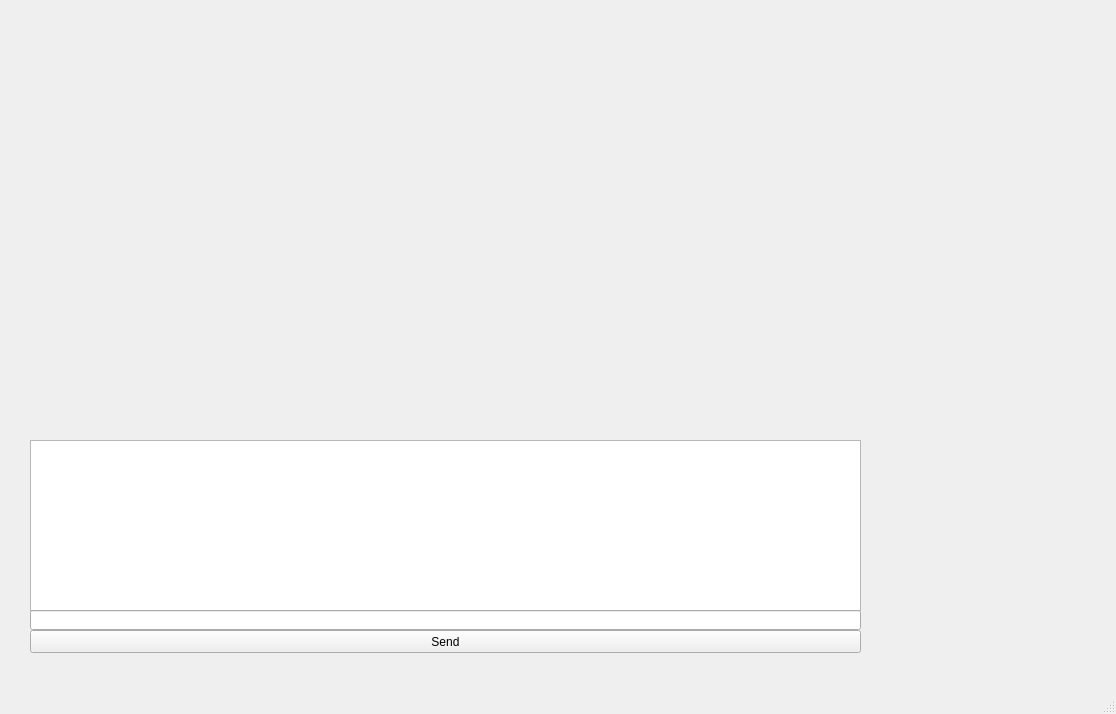
<?xml version="1.0" encoding="UTF-8"?>
<ui version="4.0">
 <class>Client</class>
 <widget class="QMainWindow" name="Client">
  <property name="geometry">
   <rect>
    <x>0</x>
    <y>0</y>
    <width>1116</width>
    <height>714</height>
   </rect>
  </property>
  <property name="windowTitle">
   <string>Client</string>
  </property>
  <widget class="QWidget" name="centralWidget">
   <widget class="QWidget" name="verticalLayoutWidget_3">
    <property name="geometry">
     <rect>
      <x>870</x>
      <y>190</y>
      <width>201</width>
      <height>211</height>
     </rect>
    </property>
    <layout class="QVBoxLayout" name="shipLayout"/>
   </widget>
   <widget class="QTextEdit" name="m_ptxtInfo">
    <property name="geometry">
     <rect>
      <x>30</x>
      <y>440</y>
      <width>831</width>
      <height>171</height>
     </rect>
    </property>
   </widget>
   <widget class="QLineEdit" name="m_ptxtInput">
    <property name="geometry">
     <rect>
      <x>30</x>
      <y>610</y>
      <width>831</width>
      <height>20</height>
     </rect>
    </property>
   </widget>
   <widget class="QPushButton" name="SendBtn">
    <property name="geometry">
     <rect>
      <x>30</x>
      <y>630</y>
      <width>831</width>
      <height>23</height>
     </rect>
    </property>
    <property name="autoFillBackground">
     <bool>true</bool>
    </property>
    <property name="text">
     <string>Send</string>
    </property>
   </widget>
   <widget class="QWidget" name="verticalLayoutWidget">
    <property name="geometry">
     <rect>
      <x>10</x>
      <y>10</y>
      <width>851</width>
      <height>341</height>
     </rect>
    </property>
    <layout class="QVBoxLayout" name="fieldLayout">
     <property name="spacing">
      <number>0</number>
     </property>
     <property name="sizeConstraint">
      <enum>QLayout::SetFixedSize</enum>
     </property>
    </layout>
   </widget>
   <widget class="QPushButton" name="placeShipBtn">
    <property name="geometry">
     <rect>
      <x>880</x>
      <y>20</y>
      <width>185</width>
      <height>52</height>
     </rect>
    </property>
    <property name="styleSheet">
     <string notr="true">QPushButton {
border: none;
    background-image: url(images/btn1.png);
}

QPushButton:Pressed {
border:none;
background-image: url(images/btn1hover.png);
}</string>
    </property>
    <property name="text">
     <string/>
    </property>
   </widget>
   <widget class="QPushButton" name="ClearBtn">
    <property name="geometry">
     <rect>
      <x>880</x>
      <y>80</y>
      <width>185</width>
      <height>40</height>
     </rect>
    </property>
    <property name="styleSheet">
     <string notr="true">QPushButton {
border: none;
    background-image: url(images/clearbtn.png);
}

QPushButton:Pressed{
border:none;
background-image: url(images/clearbtnhover.png);
}</string>
    </property>
    <property name="text">
     <string/>
    </property>
   </widget>
   <widget class="QPushButton" name="DoneBtn">
    <property name="geometry">
     <rect>
      <x>880</x>
      <y>130</y>
      <width>185</width>
      <height>40</height>
     </rect>
    </property>
    <property name="styleSheet">
     <string notr="true">QPushButton {
border: none;
    background-image: url(images/donebtn.png);
}

QPushButton:Pressed {
border:none;
background-image: url(images/donebtnhover.png);
}</string>
    </property>
    <property name="text">
     <string/>
    </property>
   </widget>
  </widget>
  <widget class="QStatusBar" name="statusBar"/>
 </widget>
 <layoutdefault spacing="6" margin="11"/>
 <resources/>
 <connections/>
</ui>
